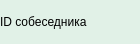
<?xml version="1.0" encoding="UTF-8"?>
<ui version="4.0">
 <class>Form</class>
 <widget class="QWidget" name="Form">
  <property name="geometry">
   <rect>
    <x>0</x>
    <y>0</y>
    <width>140</width>
    <height>44</height>
   </rect>
  </property>
  <property name="windowTitle">
   <string>Form</string>
  </property>
  <property name="styleSheet">
   <string notr="true">background:rgb(225, 241, 231);
border-radius:25%</string>
  </property>
  <layout class="QHBoxLayout" name="horizontalLayout">
   <property name="spacing">
    <number>0</number>
   </property>
   <property name="leftMargin">
    <number>0</number>
   </property>
   <property name="topMargin">
    <number>0</number>
   </property>
   <property name="rightMargin">
    <number>0</number>
   </property>
   <property name="bottomMargin">
    <number>0</number>
   </property>
   <item>
    <widget class="QLabel" name="idView">
     <property name="sizePolicy">
      <sizepolicy hsizetype="Preferred" vsizetype="Fixed">
       <horstretch>0</horstretch>
       <verstretch>0</verstretch>
      </sizepolicy>
     </property>
     <property name="text">
      <string>ID собеседника</string>
     </property>
    </widget>
   </item>
   <item>
    <widget class="QPushButton" name="deleteWidget">
     <property name="text">
      <string/>
     </property>
     <property name="icon">
      <iconset>
       <normaloff>images/closeButton.png</normaloff>images/closeButton.png</iconset>
     </property>
     <property name="iconSize">
      <size>
       <width>32</width>
       <height>32</height>
      </size>
     </property>
     <property name="flat">
      <bool>true</bool>
     </property>
    </widget>
   </item>
  </layout>
 </widget>
 <resources/>
 <connections/>
</ui>
